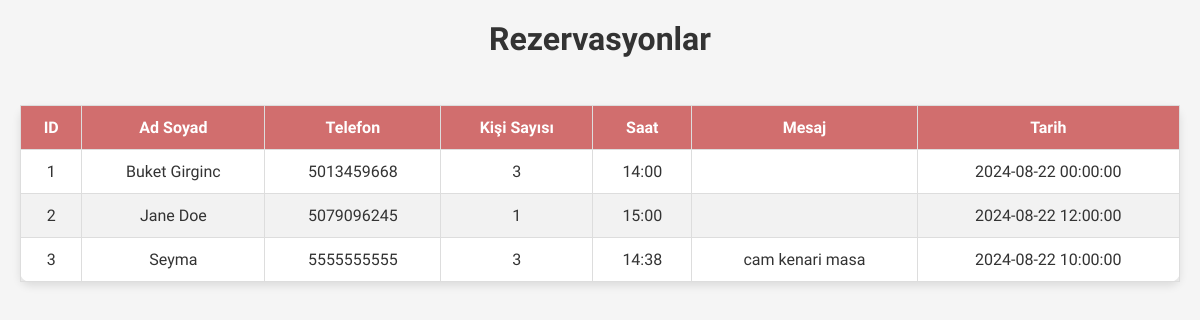
The page /rezervasyontablo.php on the database its author committed.
### tables this page shows
CREATE TABLE `rezervasyonlar` (
  `id` int(11) NOT NULL,
  `ad_soyad` varchar(255) NOT NULL,
  `telefon` varchar(10) NOT NULL,
  `kisi_sayisi` varchar(15) NOT NULL,
  `saat` varchar(127) NOT NULL,
  `mesaj` text NOT NULL,
  `tarih` datetime NOT NULL
);

### htdocs/rezervasyontablo.php (the view, shortened to what this page needs)
<?php
include 'baglan.php';
$sql = "SELECT * FROM rezervasyonlar ORDER BY id ASC";
$stmt = $conn->prepare($sql);
$stmt->execute();
$rezervasyonlar = $stmt->fetchAll(PDO::FETCH_ASSOC);
?>
<!DOCTYPE html>
<html lang="tr">
<head>
    <link rel="stylesheet" href="https://cdnjs.cloudflare.com/ajax/libs/font-awesome/6.0.0-beta3/css/all.min.css">
<body>
    <h2>Rezervasyonlar</h2>
    <table border="1">
        <thead>
            <tr>
                <th>ID</th>
                <th>Ad Soyad</th>
                <th>Telefon</th>
                <th>Kişi Sayısı</th>
                <th>Saat</th>
                <th>Mesaj</th>
                <th>Tarih</th>
            </tr>
        </thead>
        <tbody>
            <?php foreach ($rezervasyonlar as $rezervasyon): ?>
    <tr>
     <td><?php echo htmlspecialchars($rezervasyon['id']); ?></td>
        <td><?php echo htmlspecialchars($rezervasyon['ad_soyad']); ?></td>
        <td><?php echo htmlspecialchars($rezervasyon['telefon']); ?></td>
        <td><?php echo htmlspecialchars($rezervasyon['kisi_sayisi']); ?></td>
        <td><?php echo htmlspecialchars($rezervasyon['saat']); ?></td>
        <td><?php echo htmlspecialchars($rezervasyon['mesaj']); ?></td>
        <td><?php echo htmlspecialchars($rezervasyon['tarih']); ?></td>
    </tr>
    <?php endforeach; ?>
        </tbody>
    </table>
</body>
</html>

### htdocs/rezervasyontablo.php (style rules this page uses)
body { font-family: 'Kaisei Opti', sans-serif; background-color: #f5f5f5; color: #333; margin: 0; padding: 20px; display: flex; flex-direction: column; align-items: center; }
h2 { margin-top: 0; font-size: 2rem; text-align: center; color: #333; }
table { width: 100%; max-width: 1200px; border-collapse: collapse; margin: 20px 0; box-shadow: 0 4px 8px rgba(0, 0, 0, 0.1); background-color: white; border-radius: 10px; }
table, th, td { border: 1px solid #ddd; text-align: center; padding: 12px; }
th { background-color: #d16e6e; color: white; }
tr:nth-child(even) { background-color: #f2f2f2; }

### rows shown on the page
rezervasyonlar: id "1", ad_soyad "Buket Girginc", telefon "5013459668", kisi_sayisi "3", saat "14:00", tarih "2024-08-22 00:00:00"
rezervasyonlar: id "2", ad_soyad "Jane Doe", telefon "5079096245", kisi_sayisi "1", saat "15:00", tarih "2024-08-22 12:00:00"
rezervasyonlar: id "3", ad_soyad "Seyma", telefon "5555555555", kisi_sayisi "3", saat "14:38", mesaj "cam kenari masa", tarih "2024-08-22 10:00:00"
